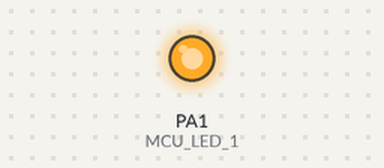
Bench run of a sketch on a simulated STM32 Blue Pill. On the bench: output pins drawn as LEDs (lit = HIGH). Pins used as bus, display or sensor lines are not drawn.

Above: at 0.1 s.
Timing chart, 0 to 1.6 s (numbered marks = the images above):
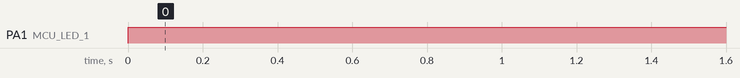

The sketch:

reader.ino
```cpp
#include <SPI.h>

#define MCU_LED_1 PA1
#define PIN_SS    10
#define PIN_MOSI  11
#define PIN_MISO  12
#define PIN_SCK   13

#define TAG_NUM   3

#define ERR_COUNT 1000   // number of polls per tag used for the error-rate measurements reported in the paper

HardwareSerial nfc_Serial(PB11, PB10);
HardwareSerial stlink_Serial(PA3, PA2);
SPISettings spiSettings(4000000, MSBFIRST, SPI_MODE1);

void write_cmd(uint8_t cmd){
  cmd = 0b11000000 | (0b00111111 & cmd);

  digitalWrite(PIN_SS, LOW);

  SPI.transfer(cmd);

  digitalWrite(PIN_SS, HIGH);
}

void write_register(uint8_t reg, uint8_t data){
  reg = 0b00000000 | (0b00111111 & reg);
  digitalWrite(PIN_SS, LOW);

  SPI.transfer(reg);
  SPI.transfer(data);

  digitalWrite(PIN_SS, HIGH);
}

void setup(){
  stlink_Serial.begin(1000 * 1000);
  pinMode(MCU_LED_1, OUTPUT);

  // UART pins High-Z
  pinMode(PB10, INPUT);
  pinMode(PB11, INPUT);

  SPI.begin();
  SPI.beginTransaction(spiSettings);
  pinMode(PIN_SS, OUTPUT);
  digitalWrite(PIN_SS, HIGH);

  // NFC setup
  write_register(0x00, 0b00000101);   // Enable antenna drive, 13.56MHz output frequency, MCU_CLK off
  write_register(0x01, 0b00000000);   // VDD5V amrefV_{dd_rf}
  write_cmd(0xd6);    // Adjust Regulators
  write_cmd(0xc0);    // Set Default
  write_cmd(0xea);    // Trigger RC calibration
  write_register(0x03, 0b00001100);   // AM modulation
  write_register(0x28, 0b00100000);   // AM modulation index 10%, Output driver resistance 1 Ohm
  write_register(0x02, 0b11001000);   // Enable oscillator/regulator, Enable transmission
  write_register(0x0b, 0b00010100);   // Filter settings
  write_register(0x0c, 0b00001000);   // Demodulation method
  write_register(0x0d, 0b11100000);
  write_cmd(0xd5);    // Reset RX Gain
  write_cmd(0xdc);    // Enter Transparent Mode
  SPI.end();

  // Initialize communication UART
  nfc_Serial.setTxInvert();
  nfc_Serial.setRxInvert();
  nfc_Serial.begin(100 * 1000);
  uart_rz_init();
}

void loop(){
  for (uint8_t tag_num = 0; tag_num < TAG_NUM; tag_num++){
    // Send request every 20ms per tag
    uint32_t start_time = micros();

    // Send request to T0 tag
    uart_rz_write('T');
    uart_rz_write('0' + tag_num);
    nfc_Serial.flush();
    int uart_len = nfc_Serial.available();
    for (int i = 0; i < uart_len; i++){
      nfc_Serial.read();
    }
    delay(1);

    // Process response from A
    int rx_status = 0;
    int8_t rx_data[4] = {0};
    digitalWrite(MCU_LED_1, HIGH);
    while (micros() - start_time < 1400){
      rx_status += uart_rz_read((uint8_t*)&rx_data[rx_status]);
      if (rx_status >= 4) break;
    }

    // Measure error rate
    // Calculate error rate from the last ERR_COUNT data points
    #ifdef ERR_COUNT
    static uint32_t req_count = 0;
    static uint32_t err_count[TAG_NUM] = {0};
    if (tag_num == TAG_NUM - 1){
      req_count++;
      if (req_count >= ERR_COUNT) {
        for (int i = 0; i < TAG_NUM; i++){
          stlink_Serial.print(err_count[i]);
          stlink_Serial.print(',');
        }
        stlink_Serial.print(ERR_COUNT);
        stlink_Serial.print('\n');
        stlink_Serial.flush();
        req_count = 0;
        for (int i = 0; i < TAG_NUM; i++) err_count[i] = 0;
      }
    }
    #endif

    // If response received, send to USB serial
    if (rx_status >= 4 && calc_crc8(rx_data, 3) == (uint8_t)rx_data[3]){
      #ifndef ERR_COUNT
      stlink_Serial.print(start_time);
      stlink_Serial.print(",T");
      stlink_Serial.print(tag_num);
      for (int i = 0; i < 3; i++){
        stlink_Serial.print(',');
        stlink_Serial.print(rx_data[i]);
      }
      stlink_Serial.print('\n');
      stlink_Serial.flush();
      #endif
    }
    else{
      #ifdef ERR_COUNT
      err_count[tag_num]++;
      #endif
    }

    // Wait for the next transmission request
    while (micros() - start_time < 1500) delayMicroseconds(10);
  }
}
```

uart_rz.ino
```cpp
// Convert UART to RZ code
// 0b0 -> 0b10
// 0b1 -> 0b11
static uint16_t uart_rz_table[256];

void uart_rz_init(void){
  for (int i = 0; i < 256; i++){
    uint16_t t = i;
    t = (t | (t << 4)) & 0x0F0F;
    t = (t | (t << 2)) & 0x3333;
    t = (t | (t << 1)) & 0x5555;
    uart_rz_table[i] = (t << 1) | 0x5555;
  }
}

void uart_rz_write(uint8_t data){
  uint16_t tx_data = uart_rz_table[data];

  nfc_Serial.write((uint8_t)(tx_data & 0xff));
  nfc_Serial.write((uint8_t)(tx_data >> 8));
}

bool uart_rz_read(uint8_t *data){
  uint8_t a, b, d;
  int uart_len = nfc_Serial.available();
  if (uart_len < 2) return false;

  for (int i = 0; i < uart_len - 1; i++){
    a = nfc_Serial.read();
    b = nfc_Serial.peek();

    // Decode
    uint16_t t = ((uint16_t)b << 8) | (uint16_t)a;
    t = t >> 1;
    t = t & 0x5555;
    t = (t | (t >> 1)) & 0x3333;
    t = (t | (t >> 2)) & 0x0F0F;
    t = (t | (t >> 4)) & 0x00FF;
    d = (uint8_t)t;

    // Check if decoding is correct
    if ((((uint16_t)b << 8) | (uint16_t)a) == uart_rz_table[d]){
      *data = d;
      nfc_Serial.read();
      return true;
    }
  }
  return false;
}

uint8_t calc_crc8(int8_t *data, int len) {
  uint8_t crc = 0x00;
  for (int i = 0; i < len; i++) {
    crc ^= (uint8_t)data[i];
    for (int j = 0; j < 8; j++) {
      if (crc & 0x80) {
        crc = (crc << 1) ^ 0x07;
      } else {
        crc <<= 1;
      }
    }
  }
  return crc;
}
```

Measured:
- by itself, PA1 (MCU_LED_1): LOW → HIGH at 0.00 s
